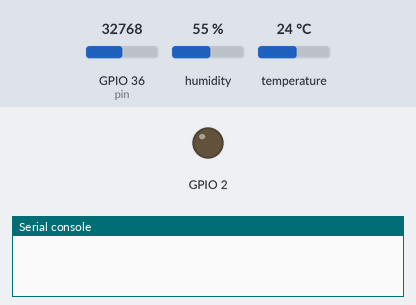
The program below on a simulated ESP32 board running MicroPython. Shown: output pins drawn as LEDs (lit = HIGH), the last lines printed to the serial console. The inputs (shaded band) are chosen by the test bench; at power-on: GPIO 36 (pin) = 32768, humidity 55 %, temperature 24 °C (analog values on the 0–65535 scale). The clock reads 2024-03-15 10:24:30 at power-on unless the program sets it; files the program writes start out absent.

Above: at 0.65 s.
At 30.5 s:
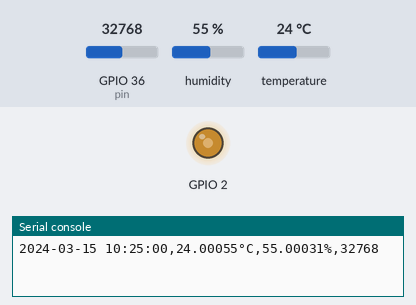
Timing chart, 0 to 39.6 s (numbered marks = the images above):
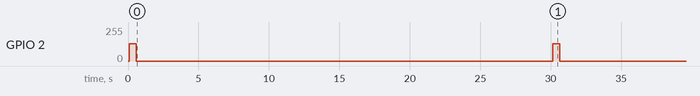

The program:

main.py
```python
from temperature import TempSensor
from moisture import MoistureSensor
from logger import Logger
from led import LED
from machine import Pin, Timer, SoftI2C, RTC, SDCard
import os
import time
import micropython
import date

LOG_FREQUENCY_MS = 30_000

sd = SDCard(slot=2, freq=5_000_000)
os.mount(sd, '/sd')

rtc = RTC()
i2c = SoftI2C(scl=Pin(14), sda=Pin(13))
temp = TempSensor(0x38, i2c)
moisture = MoistureSensor(pin=Pin(36))
led = LED()
logger = Logger(path='/sd/temp.csv')

def measure(_name):
    temp_values = temp.values
    datetime = rtc.datetime()

    logger.log([
        date.format(datetime),
        f"{temp_values['t']}°C",
        f"{temp_values['rh']}%",
        str(moisture.value)
    ])

    led.pulse()

def callback(_timer):
    micropython.schedule(measure, 'measure')

timer = Timer(0)
timer.init(period=LOG_FREQUENCY_MS, mode=Timer.PERIODIC, callback=callback)

led.pulse()

while True:
    time.sleep(1_000)
```

temperature.py
```python
# https://github.com/flrrth/pico-dht20
from machine import I2C, Pin, SoftI2C
from utime import sleep_ms

class TempSensor:
    """Class for the DHT20 Temperature and Humidity Sensor.

    The datasheet can be found at http://www.aosong.com/userfiles/files/media/Data%20Sheet%20DHT20%20%20A1.pdf
    """

    def __init__(self, address: int, i2c: I2C):
        self._address = address
        self._i2c = i2c
        sleep_ms(100)

        if not self.is_ready:
            self._initialize()
            sleep_ms(100)

            if not self.is_ready:
                raise RuntimeError("Could not initialize the DHT20.")

    @property
    def is_ready(self) -> bool:
        """Check if the DHT20 is ready."""
        self._i2c.writeto(self._address, bytearray(b'\x71'))
        return self._i2c.readfrom(self._address, 1)[0] == 0x18

    def _initialize(self):
        buffer = bytearray(b'\x00\x00')
        self._i2c.writeto_mem(self._address, 0x1B, buffer)
        self._i2c.writeto_mem(self._address, 0x1C, buffer)
        self._i2c.writeto_mem(self._address, 0x1E, buffer)

    def _trigger_measurements(self):
        self._i2c.writeto_mem(self._address, 0xAC, bytearray(b'\x33\x00'))

    def _read_measurements(self):
        buffer = self._i2c.readfrom(self._address, 7)
        return buffer, buffer[0] & 0x80 == 0

    def _crc_check(self, input_bitstring: str, check_value: str) -> bool:
        """Calculate the CRC check of a string of bits using a fixed polynomial.

        See https://en.wikipedia.org/wiki/Cyclic_redundancy_check
            https://xcore.github.io/doc_tips_and_tricks/crc.html#the-initial-value

        Keyword arguments:
        input_bitstring -- the data to verify
        check_value -- the CRC received with the data
        """

        polynomial_bitstring = "100110001"
        len_input = len(input_bitstring)
        initial_padding = check_value
        input_padded_array = list(input_bitstring + initial_padding)

        while '1' in input_padded_array[:len_input]:
            cur_shift = input_padded_array.index('1')

            for i in range(len(polynomial_bitstring)):
                input_padded_array[cur_shift + i] = \
                    str(int(polynomial_bitstring[i] != input_padded_array[cur_shift + i]))

        return '1' not in ''.join(input_padded_array)[len_input:]

    @property
    def values(self) -> dict:
        """Get the temperature (°C) and relative humidity (%RH).

        Returns a dictionary with the most recent measurements.

        't': temperature (°C),
        't_adc': the 'raw' temperature as produced by the ADC,
        'rh': relative humidity (%RH),
        'rh_adc': the 'raw' relative humidity as produced by the ADC,
        'crc_ok': indicates if the data was received correctly
        """
        self._trigger_measurements()
        sleep_ms(50)

        data = self._read_measurements()
        retry = 3

        while not data[1]:
            if not retry:
                raise RuntimeError("Could not read measurements from the DHT20.")

            sleep_ms(10)
            data = self._read_measurements()
            retry -= 1

        buffer = data[0]
        s_rh = buffer[1] << 12 | buffer[2] << 4 | buffer[3] >> 4
        s_t = (buffer[3] << 16 | buffer[4] << 8 | buffer[5]) & 0xfffff
        rh = (s_rh / 2 ** 20) * 100
        t = ((s_t / 2 ** 20) * 200) - 50
        crc_ok = self._crc_check(
            f"{buffer[0] ^ 0xFF:08b}{buffer[1]:08b}{buffer[2]:08b}{buffer[3]:08b}{buffer[4]:08b}{buffer[5]:08b}",
            f"{buffer[6]:08b}")

        return {
            't': t,
            't_adc': s_t,
            'rh': rh,
            'rh_adc': s_rh,
            'crc_ok': crc_ok
        }
```

moisture.py
```python
from machine import Pin, ADC

class MoistureSensor:
    def __init__(self, pin):
        pin.init(mode=Pin.IN)
        self.adc = ADC(pin)

    @property
    def value(self):
        return self.adc.read_u16()
```

logger.py
```python
class Logger:
    def __init__(self, path = '/sd/temp.csv'):
        self.path = path

    def log(self, values):
        line = ','.join(values)
        print(line)

        file = open(self.path, 'a')
        file.write(line + '\n')
        file.close()
```

led.py
```python
from machine import Pin, PWM
import time

class LED:
    def __init__(self, pin=2, freq=10, duration=500):
        self.pin = Pin(pin, mode=Pin.OUT)
        self.freq = freq
        self.duration = duration

    def pulse(self):
        pwm = PWM(self.pin, freq=self.freq)
        time.sleep_ms(self.duration)
        pwm.deinit()
```

date.py
```python
def format(date):
    return f"{date[0]:04}-{date[1]:02}-{date[2]:02} {date[4]:02}:{date[5]:02}:{date[6]:02}"
```

Measured:
- by itself, GPIO 2: alternates 128/255 for 0.50 s and 0/255 for 29.5 s
